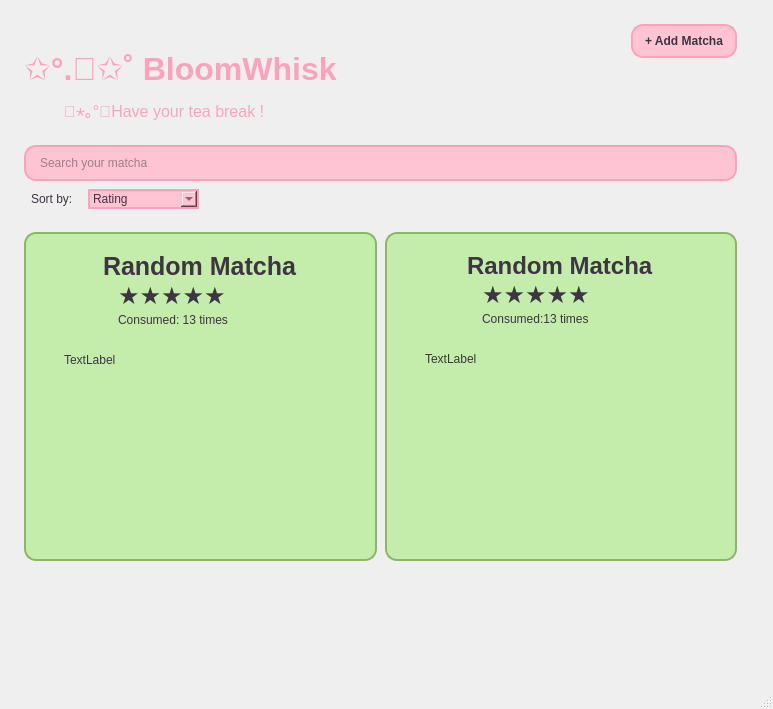
<?xml version="1.0" encoding="UTF-8"?>
<ui version="4.0">
 <class>MainWindow</class>
 <widget class="QMainWindow" name="MainWindow">
  <property name="geometry">
   <rect>
    <x>0</x>
    <y>0</y>
    <width>773</width>
    <height>709</height>
   </rect>
  </property>
  <property name="sizePolicy">
   <sizepolicy hsizetype="Preferred" vsizetype="Expanding">
    <horstretch>0</horstretch>
    <verstretch>0</verstretch>
   </sizepolicy>
  </property>
  <property name="windowTitle">
   <string>MainWindow</string>
  </property>
  <property name="styleSheet">
   <string notr="true">color: #3D3542;</string>
  </property>
  <widget class="QWidget" name="centralwidget">
   <widget class="QWidget" name="verticalLayoutWidget">
    <property name="geometry">
     <rect>
      <x>0</x>
      <y>0</y>
      <width>761</width>
      <height>571</height>
     </rect>
    </property>
    <layout class="QVBoxLayout" name="PrincipalLayout">
     <property name="spacing">
      <number>8</number>
     </property>
     <property name="leftMargin">
      <number>24</number>
     </property>
     <property name="topMargin">
      <number>20</number>
     </property>
     <property name="rightMargin">
      <number>24</number>
     </property>
     <item>
      <layout class="QHBoxLayout" name="headerLayout">
       <property name="spacing">
        <number>8</number>
       </property>
       <property name="leftMargin">
        <number>0</number>
       </property>
       <property name="topMargin">
        <number>0</number>
       </property>
       <item>
        <layout class="QVBoxLayout" name="titleLayout">
         <property name="spacing">
          <number>0</number>
         </property>
         <item>
          <spacer name="verticalSpacer_4">
           <property name="orientation">
            <enum>Qt::Orientation::Vertical</enum>
           </property>
           <property name="sizeType">
            <enum>QSizePolicy::Policy::Fixed</enum>
           </property>
           <property name="sizeHint" stdset="0">
            <size>
             <width>20</width>
             <height>30</height>
            </size>
           </property>
          </spacer>
         </item>
         <item>
          <widget class="QLabel" name="BloomWhisk">
           <property name="sizePolicy">
            <sizepolicy hsizetype="Preferred" vsizetype="Fixed">
             <horstretch>0</horstretch>
             <verstretch>0</verstretch>
            </sizepolicy>
           </property>
           <property name="font">
            <font>
             <pointsize>24</pointsize>
             <bold>true</bold>
            </font>
           </property>
           <property name="styleSheet">
            <string notr="true">color: #FDA2BC;</string>
           </property>
           <property name="text">
            <string>✩°.🍵✩˚ BloomWhisk</string>
           </property>
          </widget>
         </item>
         <item>
          <spacer name="verticalSpacer_5">
           <property name="orientation">
            <enum>Qt::Orientation::Vertical</enum>
           </property>
           <property name="sizeType">
            <enum>QSizePolicy::Policy::Fixed</enum>
           </property>
           <property name="sizeHint" stdset="0">
            <size>
             <width>20</width>
             <height>10</height>
            </size>
           </property>
          </spacer>
         </item>
         <item>
          <layout class="QHBoxLayout" name="subtitleLayout">
           <property name="spacing">
            <number>0</number>
           </property>
           <item>
            <spacer name="horizontalSpacer_2">
             <property name="orientation">
              <enum>Qt::Orientation::Horizontal</enum>
             </property>
             <property name="sizeType">
              <enum>QSizePolicy::Policy::Fixed</enum>
             </property>
             <property name="sizeHint" stdset="0">
              <size>
               <width>40</width>
               <height>20</height>
              </size>
             </property>
            </spacer>
           </item>
           <item>
            <widget class="QLabel" name="Subtitle">
             <property name="sizePolicy">
              <sizepolicy hsizetype="Preferred" vsizetype="Fixed">
               <horstretch>0</horstretch>
               <verstretch>0</verstretch>
              </sizepolicy>
             </property>
             <property name="font">
              <font>
               <pointsize>12</pointsize>
              </font>
             </property>
             <property name="styleSheet">
              <string notr="true">color: #FDA2BC;

</string>
             </property>
             <property name="text">
              <string>🍵⋆｡°🍡Have your tea break !</string>
             </property>
            </widget>
           </item>
          </layout>
         </item>
        </layout>
       </item>
       <item>
        <spacer name="horizontalSpacer">
         <property name="orientation">
          <enum>Qt::Orientation::Horizontal</enum>
         </property>
         <property name="sizeType">
          <enum>QSizePolicy::Policy::Expanding</enum>
         </property>
         <property name="sizeHint" stdset="0">
          <size>
           <width>0</width>
           <height>0</height>
          </size>
         </property>
        </spacer>
       </item>
       <item>
        <layout class="QVBoxLayout" name="verticalLayout">
         <property name="spacing">
          <number>2</number>
         </property>
         <item>
          <widget class="QPushButton" name="addMatchaButton">
           <property name="sizePolicy">
            <sizepolicy hsizetype="Preferred" vsizetype="Fixed">
             <horstretch>0</horstretch>
             <verstretch>0</verstretch>
            </sizepolicy>
           </property>
           <property name="font">
            <font>
             <bold>true</bold>
            </font>
           </property>
           <property name="styleSheet">
            <string notr="true">QPushButton {
    background-color: #FFC4D4;
    color: #3D3542;
    border: 2px solid #FDA2BC;
    border-radius: 12px;
    padding: 8px 12px;
}</string>
           </property>
           <property name="text">
            <string>+ Add Matcha</string>
           </property>
          </widget>
         </item>
         <item>
          <spacer name="verticalSpacer_3">
           <property name="orientation">
            <enum>Qt::Orientation::Vertical</enum>
           </property>
           <property name="sizeType">
            <enum>QSizePolicy::Policy::Fixed</enum>
           </property>
           <property name="sizeHint" stdset="0">
            <size>
             <width>20</width>
             <height>60</height>
            </size>
           </property>
          </spacer>
         </item>
        </layout>
       </item>
      </layout>
     </item>
     <item>
      <spacer name="verticalSpacer_2">
       <property name="orientation">
        <enum>Qt::Orientation::Vertical</enum>
       </property>
       <property name="sizeType">
        <enum>QSizePolicy::Policy::Fixed</enum>
       </property>
       <property name="sizeHint" stdset="0">
        <size>
         <width>20</width>
         <height>15</height>
        </size>
       </property>
      </spacer>
     </item>
     <item>
      <widget class="QLineEdit" name="searchBar">
       <property name="sizePolicy">
        <sizepolicy hsizetype="Expanding" vsizetype="Fixed">
         <horstretch>0</horstretch>
         <verstretch>0</verstretch>
        </sizepolicy>
       </property>
       <property name="styleSheet">
        <string notr="true">QLineEdit {
	background-color: #FFC4D4;
    color: #3D3542;
    border: 2px solid #FDA2BC;
    border-radius: 12px;
    padding: 8px 12px;
}</string>
       </property>
       <property name="placeholderText">
        <string>Search your matcha</string>
       </property>
      </widget>
     </item>
     <item>
      <layout class="QHBoxLayout" name="sortLayout">
       <property name="spacing">
        <number>15</number>
       </property>
       <item>
        <spacer name="leftLayoutMargin">
         <property name="orientation">
          <enum>Qt::Orientation::Horizontal</enum>
         </property>
         <property name="sizeType">
          <enum>QSizePolicy::Policy::Fixed</enum>
         </property>
         <property name="sizeHint" stdset="0">
          <size>
           <width>7</width>
           <height>20</height>
          </size>
         </property>
        </spacer>
       </item>
       <item>
        <widget class="QLabel" name="label">
         <property name="sizePolicy">
          <sizepolicy hsizetype="Fixed" vsizetype="Fixed">
           <horstretch>30</horstretch>
           <verstretch>0</verstretch>
          </sizepolicy>
         </property>
         <property name="text">
          <string>Sort by:</string>
         </property>
        </widget>
       </item>
       <item>
        <widget class="QComboBox" name="sortComboBox">
         <property name="sizePolicy">
          <sizepolicy hsizetype="Preferred" vsizetype="Fixed">
           <horstretch>0</horstretch>
           <verstretch>0</verstretch>
          </sizepolicy>
         </property>
         <property name="styleSheet">
          <string notr="true">QComboBox{
	background-color: #FFC4D4;
    color: #3D3542;
    border: 2px solid #FDA2BC;
}</string>
         </property>
         <item>
          <property name="text">
           <string>Rating</string>
          </property>
         </item>
         <item>
          <property name="text">
           <string>Most consumed</string>
          </property>
         </item>
         <item>
          <property name="text">
           <string>Least consumed</string>
          </property>
         </item>
         <item>
          <property name="text">
           <string>Name</string>
          </property>
         </item>
         <item>
          <property name="text">
           <string>Recently added</string>
          </property>
         </item>
        </widget>
       </item>
       <item>
        <spacer name="rightLayoutMargin">
         <property name="orientation">
          <enum>Qt::Orientation::Horizontal</enum>
         </property>
         <property name="sizeType">
          <enum>QSizePolicy::Policy::Expanding</enum>
         </property>
         <property name="sizeHint" stdset="0">
          <size>
           <width>40</width>
           <height>20</height>
          </size>
         </property>
        </spacer>
       </item>
      </layout>
     </item>
     <item>
      <spacer name="verticalSpacer_6">
       <property name="orientation">
        <enum>Qt::Orientation::Vertical</enum>
       </property>
       <property name="sizeType">
        <enum>QSizePolicy::Policy::Fixed</enum>
       </property>
       <property name="sizeHint" stdset="0">
        <size>
         <width>20</width>
         <height>15</height>
        </size>
       </property>
      </spacer>
     </item>
     <item>
      <layout class="QHBoxLayout" name="CardsLayout">
       <item>
        <widget class="QFrame" name="matchaCard1">
         <property name="sizePolicy">
          <sizepolicy hsizetype="Preferred" vsizetype="Expanding">
           <horstretch>0</horstretch>
           <verstretch>30</verstretch>
          </sizepolicy>
         </property>
         <property name="styleSheet">
          <string notr="true">QFrame{
	background-color: #C4EDAB;
    color: #3D3542;
    border: 2px solid #89B767;
    border-radius: 12px;
}</string>
         </property>
         <property name="frameShape">
          <enum>QFrame::Shape::StyledPanel</enum>
         </property>
         <property name="frameShadow">
          <enum>QFrame::Shadow::Raised</enum>
         </property>
         <widget class="QWidget" name="verticalLayoutWidget_2">
          <property name="geometry">
           <rect>
            <x>0</x>
            <y>10</y>
            <width>351</width>
            <height>251</height>
           </rect>
          </property>
          <layout class="QVBoxLayout" name="matchaLayout1">
           <property name="spacing">
            <number>0</number>
           </property>
           <item>
            <layout class="QHBoxLayout" name="headerLayout1">
             <property name="spacing">
              <number>0</number>
             </property>
             <item>
              <spacer name="leftHeaderMargin1">
               <property name="orientation">
                <enum>Qt::Orientation::Horizontal</enum>
               </property>
               <property name="sizeHint" stdset="0">
                <size>
                 <width>10</width>
                 <height>20</height>
                </size>
               </property>
              </spacer>
             </item>
             <item>
              <layout class="QVBoxLayout" name="titleLayout1">
               <property name="spacing">
                <number>0</number>
               </property>
               <item>
                <spacer name="topTitleMargin1">
                 <property name="orientation">
                  <enum>Qt::Orientation::Vertical</enum>
                 </property>
                 <property name="sizeType">
                  <enum>QSizePolicy::Policy::Fixed</enum>
                 </property>
                 <property name="sizeHint" stdset="0">
                  <size>
                   <width>20</width>
                   <height>10</height>
                  </size>
                 </property>
                </spacer>
               </item>
               <item>
                <widget class="QLabel" name="matchaLabel1">
                 <property name="font">
                  <font>
                   <pointsize>19</pointsize>
                   <bold>true</bold>
                  </font>
                 </property>
                 <property name="styleSheet">
                  <string notr="true">QLabel{
	background-color: none;
    color: #3D3542;
    border:none;
    border-radius: 12px;
}</string>
                 </property>
                 <property name="text">
                  <string>Random Matcha</string>
                 </property>
                </widget>
               </item>
               <item>
                <layout class="QHBoxLayout" name="ratingLayout1">
                 <property name="spacing">
                  <number>0</number>
                 </property>
                 <item>
                  <spacer name="leftRatingMargin1">
                   <property name="orientation">
                    <enum>Qt::Orientation::Horizontal</enum>
                   </property>
                   <property name="sizeType">
                    <enum>QSizePolicy::Policy::Fixed</enum>
                   </property>
                   <property name="sizeHint" stdset="0">
                    <size>
                     <width>15</width>
                     <height>20</height>
                    </size>
                   </property>
                  </spacer>
                 </item>
                 <item>
                  <widget class="QLabel" name="ratingLabel1">
                   <property name="font">
                    <font>
                     <pointsize>18</pointsize>
                    </font>
                   </property>
                   <property name="styleSheet">
                    <string notr="true">QLabel{
	background-color: none;
    color: #3D3542;
    border:none;
    border-radius: 12px;
}</string>
                   </property>
                   <property name="text">
                    <string>★★★★★</string>
                   </property>
                  </widget>
                 </item>
                </layout>
               </item>
               <item>
                <layout class="QHBoxLayout" name="consumedLayout1">
                 <property name="spacing">
                  <number>0</number>
                 </property>
                 <item>
                  <spacer name="leftConsumedMargin1">
                   <property name="orientation">
                    <enum>Qt::Orientation::Horizontal</enum>
                   </property>
                   <property name="sizeType">
                    <enum>QSizePolicy::Policy::Fixed</enum>
                   </property>
                   <property name="sizeHint" stdset="0">
                    <size>
                     <width>15</width>
                     <height>20</height>
                    </size>
                   </property>
                  </spacer>
                 </item>
                 <item>
                  <widget class="QLabel" name="consumedLabel1">
                   <property name="styleSheet">
                    <string notr="true">QLabel{
	background-color: none;
    color: #3D3542;
    border:none;
    border-radius: 12px;
}</string>
                   </property>
                   <property name="text">
                    <string>Consumed: 13 times</string>
                   </property>
                  </widget>
                 </item>
                </layout>
               </item>
               <item>
                <spacer name="bottomTitleMargin1">
                 <property name="orientation">
                  <enum>Qt::Orientation::Vertical</enum>
                 </property>
                 <property name="sizeType">
                  <enum>QSizePolicy::Policy::Fixed</enum>
                 </property>
                 <property name="sizeHint" stdset="0">
                  <size>
                   <width>20</width>
                   <height>20</height>
                  </size>
                 </property>
                </spacer>
               </item>
              </layout>
             </item>
             <item>
              <spacer name="rightHeaderMargin1">
               <property name="orientation">
                <enum>Qt::Orientation::Horizontal</enum>
               </property>
               <property name="sizeHint" stdset="0">
                <size>
                 <width>40</width>
                 <height>20</height>
                </size>
               </property>
              </spacer>
             </item>
            </layout>
           </item>
           <item>
            <layout class="QHBoxLayout" name="infoLayout1">
             <property name="spacing">
              <number>0</number>
             </property>
             <item>
              <spacer name="leftInfoMargin1">
               <property name="orientation">
                <enum>Qt::Orientation::Horizontal</enum>
               </property>
               <property name="sizeType">
                <enum>QSizePolicy::Policy::Fixed</enum>
               </property>
               <property name="sizeHint" stdset="0">
                <size>
                 <width>40</width>
                 <height>20</height>
                </size>
               </property>
              </spacer>
             </item>
             <item>
              <widget class="QLabel" name="infoLabel1">
               <property name="styleSheet">
                <string notr="true">QLabel{
	background-color: none;
    color: #3D3542;
    border:none;
    border-radius: 12px;
}</string>
               </property>
               <property name="text">
                <string>TextLabel</string>
               </property>
              </widget>
             </item>
             <item>
              <spacer name="rightInfoMargin1">
               <property name="orientation">
                <enum>Qt::Orientation::Horizontal</enum>
               </property>
               <property name="sizeType">
                <enum>QSizePolicy::Policy::Fixed</enum>
               </property>
               <property name="sizeHint" stdset="0">
                <size>
                 <width>40</width>
                 <height>20</height>
                </size>
               </property>
              </spacer>
             </item>
            </layout>
           </item>
           <item>
            <spacer name="bottomMargin1">
             <property name="orientation">
              <enum>Qt::Orientation::Vertical</enum>
             </property>
             <property name="sizeHint" stdset="0">
              <size>
               <width>20</width>
               <height>40</height>
              </size>
             </property>
            </spacer>
           </item>
          </layout>
         </widget>
        </widget>
       </item>
       <item>
        <widget class="QFrame" name="matchaCard2">
         <property name="sizePolicy">
          <sizepolicy hsizetype="Preferred" vsizetype="Expanding">
           <horstretch>0</horstretch>
           <verstretch>30</verstretch>
          </sizepolicy>
         </property>
         <property name="styleSheet">
          <string notr="true">QFrame{
	background-color: #C4EDAB;
    color: #3D3542;
    border: 2px solid #89B767;
    border-radius: 12px;
}</string>
         </property>
         <property name="frameShape">
          <enum>QFrame::Shape::StyledPanel</enum>
         </property>
         <property name="frameShadow">
          <enum>QFrame::Shadow::Raised</enum>
         </property>
         <widget class="QWidget" name="verticalLayoutWidget_4">
          <property name="geometry">
           <rect>
            <x>0</x>
            <y>10</y>
            <width>351</width>
            <height>251</height>
           </rect>
          </property>
          <layout class="QVBoxLayout" name="matchaLayout2">
           <property name="spacing">
            <number>0</number>
           </property>
           <item>
            <layout class="QHBoxLayout" name="headerLayout2">
             <property name="spacing">
              <number>0</number>
             </property>
             <item>
              <spacer name="leftHeaderLayout2">
               <property name="orientation">
                <enum>Qt::Orientation::Horizontal</enum>
               </property>
               <property name="sizeHint" stdset="0">
                <size>
                 <width>10</width>
                 <height>20</height>
                </size>
               </property>
              </spacer>
             </item>
             <item>
              <layout class="QVBoxLayout" name="titleLayout2">
               <property name="spacing">
                <number>0</number>
               </property>
               <item>
                <spacer name="topMatchaMargin">
                 <property name="orientation">
                  <enum>Qt::Orientation::Vertical</enum>
                 </property>
                 <property name="sizeType">
                  <enum>QSizePolicy::Policy::Fixed</enum>
                 </property>
                 <property name="sizeHint" stdset="0">
                  <size>
                   <width>20</width>
                   <height>10</height>
                  </size>
                 </property>
                </spacer>
               </item>
               <item>
                <widget class="QLabel" name="matchaLabel2">
                 <property name="sizePolicy">
                  <sizepolicy hsizetype="Preferred" vsizetype="Fixed">
                   <horstretch>0</horstretch>
                   <verstretch>0</verstretch>
                  </sizepolicy>
                 </property>
                 <property name="font">
                  <font>
                   <pointsize>18</pointsize>
                   <bold>true</bold>
                  </font>
                 </property>
                 <property name="styleSheet">
                  <string notr="true">QLabel{
	background-color: none;
    color: #3D3542;
    border:none;
    border-radius: 12px;
}</string>
                 </property>
                 <property name="text">
                  <string>Random Matcha</string>
                 </property>
                </widget>
               </item>
               <item>
                <layout class="QHBoxLayout" name="ratingLayout2">
                 <property name="spacing">
                  <number>0</number>
                 </property>
                 <item>
                  <spacer name="leftRatingMargin2">
                   <property name="orientation">
                    <enum>Qt::Orientation::Horizontal</enum>
                   </property>
                   <property name="sizeType">
                    <enum>QSizePolicy::Policy::Fixed</enum>
                   </property>
                   <property name="sizeHint" stdset="0">
                    <size>
                     <width>15</width>
                     <height>20</height>
                    </size>
                   </property>
                  </spacer>
                 </item>
                 <item>
                  <widget class="QLabel" name="ratingLabel2">
                   <property name="font">
                    <font>
                     <pointsize>18</pointsize>
                    </font>
                   </property>
                   <property name="styleSheet">
                    <string notr="true">QLabel{
	background-color: none;
    color: #3D3542;
    border:none;
    border-radius: 12px;
}</string>
                   </property>
                   <property name="text">
                    <string>★★★★★</string>
                   </property>
                  </widget>
                 </item>
                </layout>
               </item>
               <item>
                <layout class="QHBoxLayout" name="consumedLayout">
                 <property name="spacing">
                  <number>0</number>
                 </property>
                 <item>
                  <spacer name="leftConsumedMargin">
                   <property name="orientation">
                    <enum>Qt::Orientation::Horizontal</enum>
                   </property>
                   <property name="sizeType">
                    <enum>QSizePolicy::Policy::Fixed</enum>
                   </property>
                   <property name="sizeHint" stdset="0">
                    <size>
                     <width>15</width>
                     <height>20</height>
                    </size>
                   </property>
                  </spacer>
                 </item>
                 <item>
                  <widget class="QLabel" name="consumedLabel2">
                   <property name="font">
                    <font>
                     <pointsize>9</pointsize>
                    </font>
                   </property>
                   <property name="styleSheet">
                    <string notr="true">QLabel{
	background-color: none;
    color: #3D3542;
    border:none;
    border-radius: 12px;
}</string>
                   </property>
                   <property name="text">
                    <string>Consumed:13 times</string>
                   </property>
                  </widget>
                 </item>
                </layout>
               </item>
               <item>
                <spacer name="verticalSpacer_7">
                 <property name="orientation">
                  <enum>Qt::Orientation::Vertical</enum>
                 </property>
                 <property name="sizeType">
                  <enum>QSizePolicy::Policy::Fixed</enum>
                 </property>
                 <property name="sizeHint" stdset="0">
                  <size>
                   <width>20</width>
                   <height>20</height>
                  </size>
                 </property>
                </spacer>
               </item>
              </layout>
             </item>
             <item>
              <spacer name="rightHeaderLayout1">
               <property name="orientation">
                <enum>Qt::Orientation::Horizontal</enum>
               </property>
               <property name="sizeHint" stdset="0">
                <size>
                 <width>10</width>
                 <height>20</height>
                </size>
               </property>
              </spacer>
             </item>
            </layout>
           </item>
           <item>
            <layout class="QHBoxLayout" name="infoLayout2">
             <property name="spacing">
              <number>0</number>
             </property>
             <item>
              <spacer name="leftInfoMargin2">
               <property name="orientation">
                <enum>Qt::Orientation::Horizontal</enum>
               </property>
               <property name="sizeType">
                <enum>QSizePolicy::Policy::Fixed</enum>
               </property>
               <property name="sizeHint" stdset="0">
                <size>
                 <width>40</width>
                 <height>20</height>
                </size>
               </property>
              </spacer>
             </item>
             <item>
              <widget class="QLabel" name="infoLabel2">
               <property name="styleSheet">
                <string notr="true">QLabel{
	background-color: none;
    color: #3D3542;
    border:none;
    border-radius: 12px;
}</string>
               </property>
               <property name="text">
                <string>TextLabel</string>
               </property>
              </widget>
             </item>
             <item>
              <spacer name="rightInfoMargin2">
               <property name="orientation">
                <enum>Qt::Orientation::Horizontal</enum>
               </property>
               <property name="sizeType">
                <enum>QSizePolicy::Policy::Fixed</enum>
               </property>
               <property name="sizeHint" stdset="0">
                <size>
                 <width>40</width>
                 <height>20</height>
                </size>
               </property>
              </spacer>
             </item>
            </layout>
           </item>
           <item>
            <spacer name="bottomMargin1_2">
             <property name="orientation">
              <enum>Qt::Orientation::Vertical</enum>
             </property>
             <property name="sizeHint" stdset="0">
              <size>
               <width>20</width>
               <height>40</height>
              </size>
             </property>
            </spacer>
           </item>
          </layout>
         </widget>
        </widget>
       </item>
      </layout>
     </item>
     <item>
      <spacer name="verticalSpacer">
       <property name="orientation">
        <enum>Qt::Orientation::Vertical</enum>
       </property>
       <property name="sizeType">
        <enum>QSizePolicy::Policy::Fixed</enum>
       </property>
       <property name="sizeHint" stdset="0">
        <size>
         <width>20</width>
         <height>10</height>
        </size>
       </property>
      </spacer>
     </item>
    </layout>
   </widget>
  </widget>
  <widget class="QMenuBar" name="menubar">
   <property name="geometry">
    <rect>
     <x>0</x>
     <y>0</y>
     <width>773</width>
     <height>26</height>
    </rect>
   </property>
  </widget>
  <widget class="QStatusBar" name="statusbar"/>
 </widget>
 <resources/>
 <connections/>
</ui>
